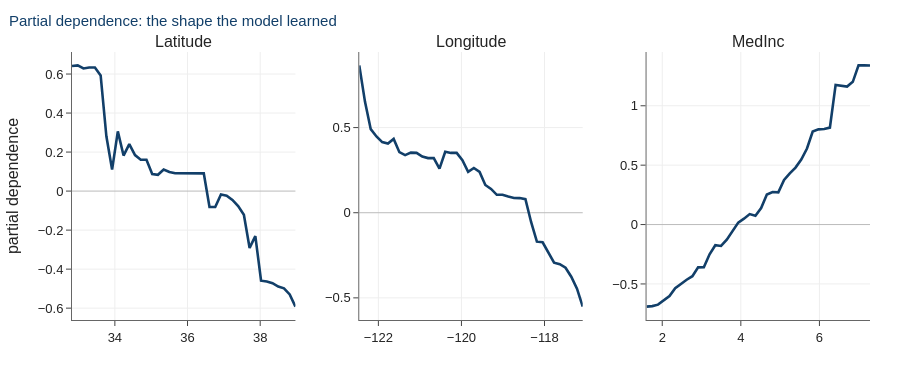

The code cell stored with this chart in its notebook:
### Code cell
top3 = np.argsort(pi.importances_mean)[-3:][::-1]
plot_partial_dependence(gbm, Xtr, list(top3), list(X_cal.columns),
                        title="Partial dependence: the shape the model learned")

### Figure 1 — Plotly figure (JSON) as saved in the notebook; plotly's stock layout.template omitted (floating-point values rounded to 4 significant figures)
{"data": [{"line": {"color": "#123F69", "width": 2.6}, "mode": "lines", "showlegend": false, "type": "scatter", "x": [32.82, 32.98, 33.14, 33.29, 33.45, 33.61, 33.77, 33.92, 34.08, 34.24, 34.4, 34.55, 34.71, 34.87, 35.03, 35.19, 35.34, 35.5, 35.66, 35.82, 35.97, 36.13, 36.29, 36.45, 36.6, 36.76, 36.92, 37.08, 37.24, 37.39, 37.55, 37.71, 37.87, 38.02, 38.18, 38.34, 38.5, 38.65, 38.81, 38.97], "xaxis": "x", "y": [0.641, 0.6443, 0.6288, 0.6338, 0.6333, 0.5931, 0.2811, 0.1101, 0.3062, 0.1822, 0.2408, 0.1843, 0.1608, 0.1608, 0.08755, 0.08367, 0.1108, 0.09809, 0.09147, 0.09147, 0.09147, 0.09154, 0.09167, 0.0907, -0.08126, -0.08135, -0.01779, -0.0234, -0.04552, -0.07633, -0.1209, -0.2912, -0.2312, -0.4593, -0.4635, -0.4722, -0.4895, -0.4982, -0.5296, -0.5921], "yaxis": "y"}, {"line": {"color": "#123F69", "width": 2.6}, "mode": "lines", "showlegend": false, "type": "scatter", "x": [-122.5, -122.3, -122.2, -122.0, -121.9, -121.8, -121.6, -121.5, -121.4, -121.2, -121.1, -120.9, -120.8, -120.7, -120.5, -120.4, -120.3, -120.1, -120.0, -119.8, -119.7, -119.6, -119.4, -119.3, -119.1, -119.0, -118.9, -118.7, -118.6, -118.5, -118.3, -118.2, -118.0, -117.9, -117.8, -117.6, -117.5, -117.4, -117.2, -117.1], "xaxis": "x2", "y": [0.8652, 0.6512, 0.4908, 0.4481, 0.4149, 0.4063, 0.4333, 0.3556, 0.338, 0.3531, 0.3516, 0.3299, 0.3209, 0.3209, 0.2593, 0.358, 0.3512, 0.3512, 0.3087, 0.2402, 0.2625, 0.2397, 0.1631, 0.1395, 0.1052, 0.1052, 0.09487, 0.08649, 0.08597, 0.07988, -0.0557, -0.17, -0.1737, -0.2306, -0.2932, -0.3025, -0.3228, -0.3756, -0.4462, -0.5513], "yaxis": "y2"}, {"line": {"color": "#123F69", "width": 2.6}, "mode": "lines", "showlegend": false, "type": "scatter", "x": [1.601, 1.747, 1.893, 2.038, 2.184, 2.33, 2.476, 2.622, 2.767, 2.913, 3.059, 3.205, 3.35, 3.496, 3.642, 3.788, 3.934, 4.079, 4.225, 4.371, 4.517, 4.663, 4.808, 4.954, 5.1, 5.246, 5.391, 5.537, 5.683, 5.829, 5.975, 6.12, 6.266, 6.412, 6.558, 6.704, 6.849, 6.995, 7.141, 7.287], "xaxis": "x3", "y": [-0.6908, -0.6869, -0.6745, -0.6402, -0.6018, -0.5354, -0.4979, -0.4649, -0.4347, -0.3604, -0.3594, -0.2502, -0.1739, -0.1803, -0.1278, -0.06055, 0.01655, 0.0495, 0.08821, 0.07408, 0.1392, 0.2523, 0.2744, 0.2708, 0.3749, 0.4315, 0.4796, 0.5474, 0.6405, 0.7832, 0.8012, 0.8049, 0.8164, 1.176, 1.172, 1.162, 1.202, 1.34, 1.34, 1.339], "yaxis": "y3"}], "layout": {"annotations": [{"font": {"size": 16}, "showarrow": false, "text": "Latitude", "x": 0.14, "xanchor": "center", "xref": "paper", "y": 1, "yanchor": "bottom", "yref": "paper"}, {"font": {"size": 16}, "showarrow": false, "text": "Longitude", "x": 0.5, "xanchor": "center", "xref": "paper", "y": 1, "yanchor": "bottom", "yref": "paper"}, {"font": {"size": 16}, "showarrow": false, "text": "MedInc", "x": 0.86, "xanchor": "center", "xref": "paper", "y": 1, "yanchor": "bottom", "yref": "paper"}], "font": {"family": "Helvetica, Arial, sans-serif", "size": 13}, "height": 380, "margin": {"b": 60, "l": 70, "r": 30, "t": 52}, "title": {"font": {"color": "#123F69", "size": 15}, "text": "Partial dependence: the shape the model learned", "x": 0.01, "xanchor": "left"}, "xaxis": {"anchor": "y", "domain": [0, 0.28], "gridcolor": "#EEEEEE", "linecolor": "#666666", "showgrid": true, "ticks": "outside", "zeroline": false}, "xaxis2": {"anchor": "y2", "domain": [0.36, 0.64], "gridcolor": "#EEEEEE", "linecolor": "#666666", "showgrid": true, "ticks": "outside", "zeroline": false}, "xaxis3": {"anchor": "y3", "domain": [0.72, 1], "gridcolor": "#EEEEEE", "linecolor": "#666666", "showgrid": true, "ticks": "outside", "zeroline": false}, "yaxis": {"anchor": "x", "domain": [0, 1], "gridcolor": "#EEEEEE", "linecolor": "#666666", "showgrid": true, "ticks": "outside", "title": {"text": "partial dependence"}, "zeroline": true, "zerolinecolor": "#BBBBBB"}, "yaxis2": {"anchor": "x2", "domain": [0, 1], "gridcolor": "#EEEEEE", "linecolor": "#666666", "showgrid": true, "ticks": "outside", "zeroline": true, "zerolinecolor": "#BBBBBB"}, "yaxis3": {"anchor": "x3", "domain": [0, 1], "gridcolor": "#EEEEEE", "linecolor": "#666666", "showgrid": true, "ticks": "outside", "zeroline": true, "zerolinecolor": "#BBBBBB"}}}
